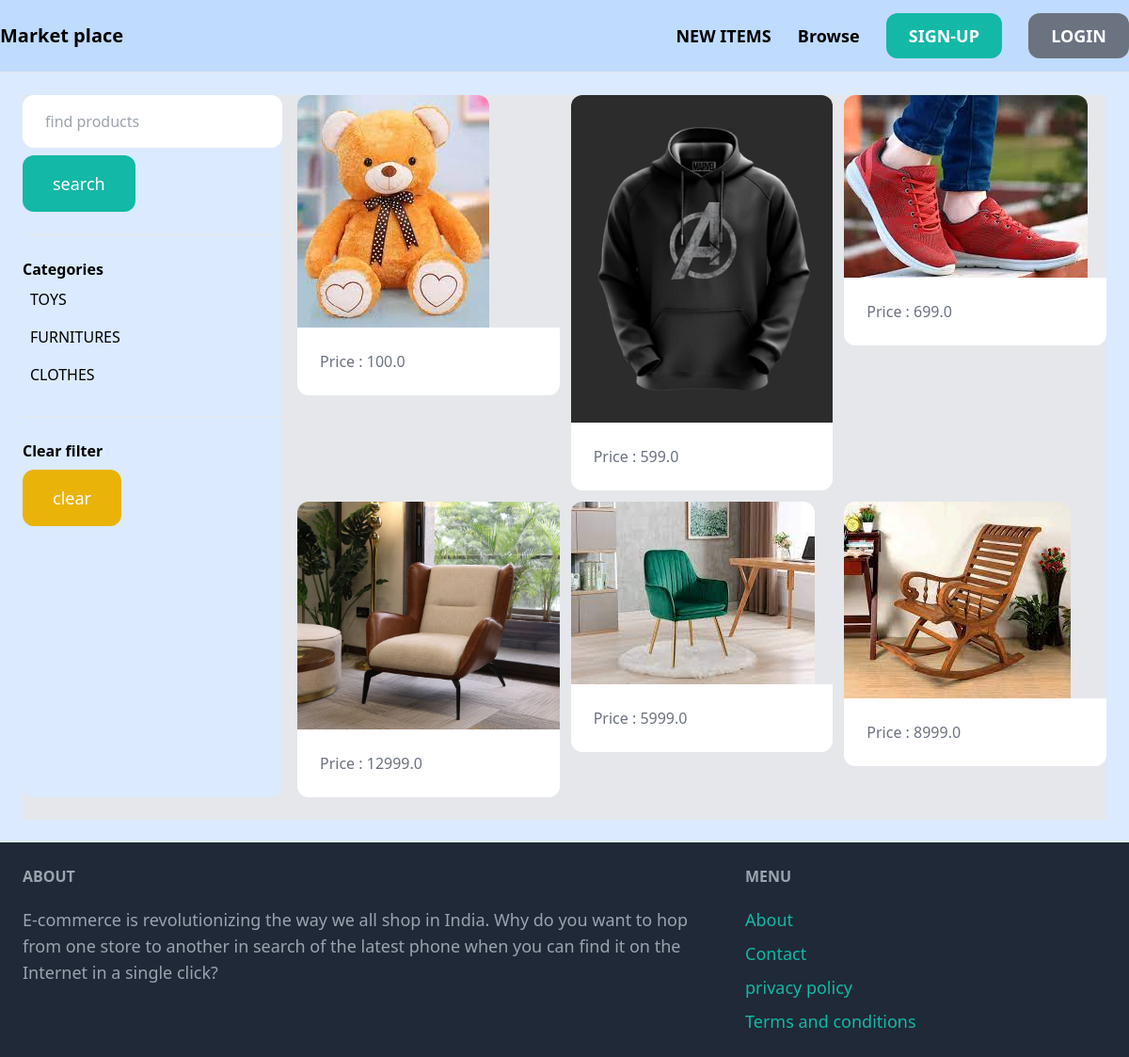
The app's page /items/ with its own data.
### item/models.py (models this page shows, shortened)
class category(models.Model):
    name = models.CharField(max_length=255)
    class Meta:
        verbose_name_plural = 'categories'

class Item(models.Model):
    category= models.ForeignKey(category, related_name='item', on_delete=models.CASCADE)
    name = models.CharField(max_length= 255)
    description = models.TextField(blank=True, null= True)
    price = models.FloatField()
    image = models.ImageField(upload_to='item_images', blank=True, null=True)
    is_sold = models.BooleanField(default= False)
    created_by = models.ForeignKey(User, related_name='item', on_delete=models.CASCADE)
    created_at =models.DateTimeField(auto_now_add=True)

### item/views.py (the view)
# urls.py: path('', views.items, name='items'),
def items(request):
    query = request.GET.get('query','')
    category_id = request.GET.get('category', 0)
    categories=category.objects.all()
    items = Item.objects.filter(is_sold=False)
    if category_id:
        items = items.filter(category_id=category_id)
    if query:
        items = items.filter(Q(name__icontains = query) | Q(description__icontains=query))
    return render (request, 'item/items.html',{
        'items':items,
        'query': query,
        'categories': categories,
        'category_id':int(category_id),
    })

### item/templates/item/items.html (shortened to what this page needs)
{% extends 'core/base.html' %}
{% block content %}
     <div class="pb-6 grid grid-cols-4 gap-4 bg-gray-200 ">
        <div class="col-span-1 rounded-xl bg-blue-100">
            <form action="{% url 'item:items' %}" method="get">
                <input type="text" name="query" class="w-full py-4 px-6 rounded-xl" value="{{query}}" placeholder="find products">
                <button class=" mt-2 px-8 py-4 text-lg bg-teal-500 text-white rounded-xl "> search </button>
            </form>
            <hr class="my-6">
            <p class="font-semibold">Categories</p>
            <ul>
                {% for category in categories %}
                <li class="py-2 px-2 rounded-xl {% if category.id == category_id %} bg-gray-200{% endif %}">
                    <a href="{% url 'item:items' %}?query={{query}}&&category={{ category.id}}">{{ category.name}}</a>
                </li>
                {% endfor %}
            </ul>
            <hr class="my-6">
            <p class="font-semibold">Clear filter</p>
            <ul>
                <li>
                    <a href="{% url 'item:items' %}" class="mt-2 py-4 px-8 inline-block bg-yellow-500 text-lg rounded-xl text-white"> clear </a>
                </li>
            </ul>
        </div>
        <div class=" col-span-3">
            <div class="grid grid-cols-3 gap-3">
                {% for item in items %}
                <div>
                    <a href="{% url 'item:detail' item.id %}">
                        <div>
                            <img src="{{item.image.url}}" class="rounded-t-xl">
                        </div>
                        <div class="p-6 bg-white rounded-b-xl">
                            <p class="text-gray-500 "> Price : {{ item.price }} </p>
                        </div>
                    </a>
                </div>
                {% endfor %}
            </div>
        </div>
     </div>
{% endblock %}

### records on screen
category: name "TOYS"
category: name "FURNITURES"
category: name "CLOTHES"
Item: image (picture), price "100.0"
Item: image (picture), price "599.0"
Item: image (picture), price "699.0"
Item: image (picture), price "12999.0"
Item: image (picture), price "5999.0"
Item: image (picture), price "8999.0"
